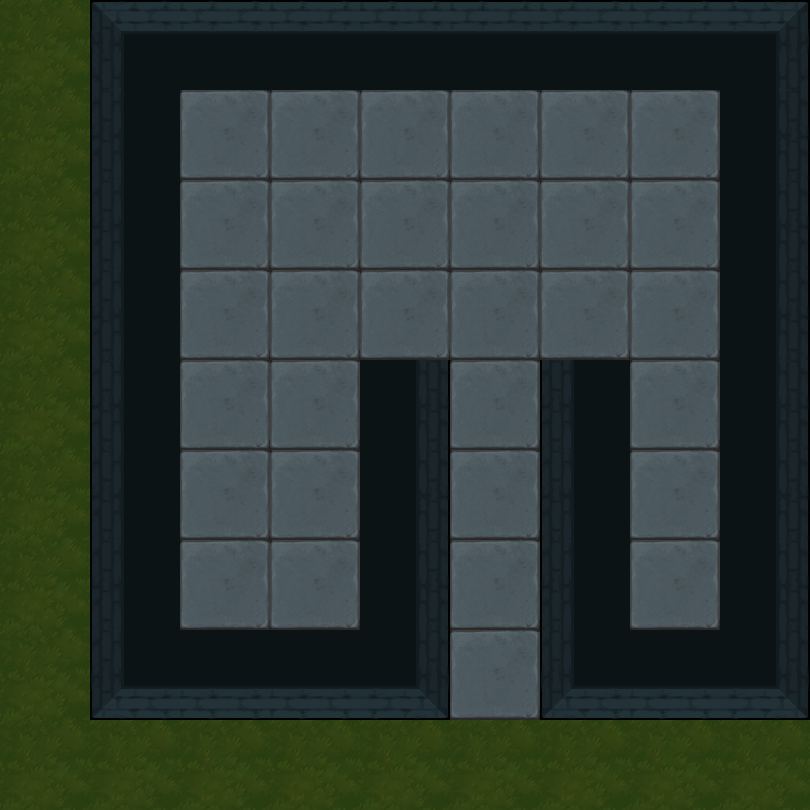

A level layout from a 2D game, rendered from its tile map. Below: a short description, then the map file with tile-grid data replaced by summaries:
An orthogonal 9x9 tile map with 90x90 px tiles, 2 tile layers (地形, 障碍) and 31 objects (29x map, bed, door).

<map version="1.5" tiledversion="1.7.2" orientation="orthogonal" renderorder="right-down" width="9" height="9" tilewidth="90" tileheight="90" infinite="0" nextlayerid="4" nextobjectid="38">
 <tileset firstgid="1" name="1" tilewidth="90" tileheight="90" tilecount="100" columns="10">
  <image source="3.png" trans="ff00ff" width="900" height="900" />
 </tileset>
 <layer id="1" name="地形" width="9" height="9">
  <data>[81 cells, 81 non-empty, 2 distinct tile ids]</data>
 </layer>
 <layer id="2" name="障碍" width="9" height="9">
  <data>[81 cells, 33 non-empty, 8 distinct tile ids]</data>
 </layer>
 <objectgroup id="3" name="对象">
  <object id="1" name="bed" x="450" y="90" width="90" height="90" />
  <object id="2" name="map" x="180" y="360" width="90" height="90" />
  <object id="4" name="map" x="630" y="180" width="90" height="90" />
  <object id="5" name="map" x="180" y="180" width="90" height="90" />
  <object id="6" name="map" x="180" y="270" width="90" height="90" />
  <object id="8" name="map" x="180" y="450" width="90" height="90" />
  <object id="9" name="map" x="540" y="180" width="90" height="90" />
  <object id="10" name="map" x="180" y="90" width="90" height="90" />
  <object id="11" name="map" x="540" y="90" width="90" height="90" />
  <object id="12" name="map" x="630" y="90" width="90" height="90" />
  <object id="13" name="map" x="270" y="270" width="90" height="90" />
  <object id="14" name="map" x="270" y="180" width="90" height="90" />
  <object id="15" name="map" x="360" y="180" width="90" height="90" />
  <object id="16" name="map" x="450" y="180" width="90" height="90" />
  <object id="17" name="map" x="360" y="270" width="90" height="90" />
  <object id="18" name="map" x="450" y="270" width="90" height="90" />
  <object id="19" name="map" x="540" y="270" width="90" height="90" />
  <object id="21" name="map" x="630" y="270" width="90" height="90" />
  <object id="23" name="map" x="270" y="90" width="90" height="90" />
  <object id="24" name="map" x="360" y="90" width="90" height="90" />
  <object id="25" name="map" x="180" y="540" width="90" height="90" />
  <object id="28" name="map" x="630" y="450" width="90" height="90" />
  <object id="29" name="map" x="630" y="360" width="90" height="90" />
  <object id="30" name="map" x="270" y="360" width="90" height="90" />
  <object id="31" name="map" x="270" y="450" width="90" height="90" />
  <object id="32" name="map" x="450" y="540" width="90" height="90">
   <properties>
    <property name="weapon" type="int" value="1" />
   </properties>
  </object>
  <object id="33" name="map" x="450" y="450" width="90" height="90">
   <properties>
    <property name="weapon" type="int" value="2" />
   </properties>
  </object>
  <object id="34" name="map" x="270" y="540" width="90" height="90">
   <properties>
    <property name="weapon" type="int" value="3" />
   </properties>
  </object>
  <object id="35" name="map" x="630" y="540" width="90" height="90">
   <properties>
    <property name="weapon" type="int" value="4" />
   </properties>
  </object>
  <object id="36" name="map" x="450" y="360" width="90" height="90">
   <properties>
    <property name="weapon" type="int" value="5" />
   </properties>
  </object>
  <object id="37" name="door" x="450" y="630" width="90" height="90">
   <properties>
    <property name="LorR" type="int" value="1" />
    <property name="motion" type="int" value="4" />
    <property name="rotate" type="int" value="0" />
   </properties>
  </object>
 </objectgroup>
</map>
